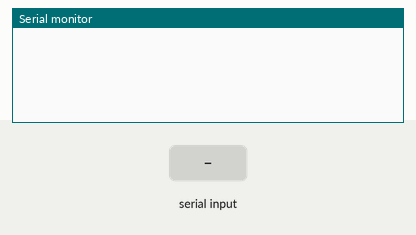
Recording of a sketch running on a simulated Arduino Leonardo, built with avr-gcc and run on an emulated ATmega32U4. Shown: the last lines printed to the serial monitor. Inputs (shaded band) come from the test bench. USB keyboard and mouse output is not drawn.

Above: at 1.2 s.
1.3 s: "1" received over the second serial link
At 2.5 s:
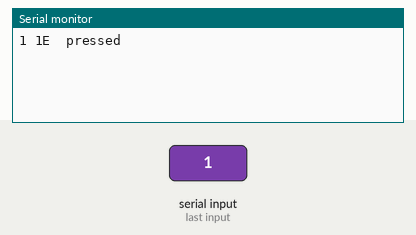
2.8 s: "0" received over the second serial link
At 3.8 s:
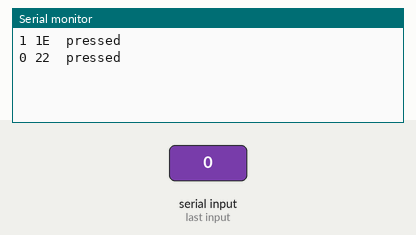
4.3 s: "2" received over the second serial link
At 4.9 s:
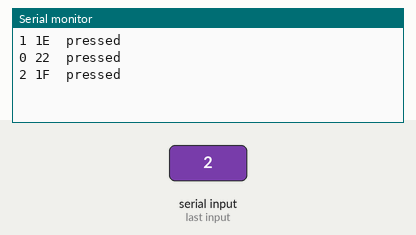

Measured:
- after the input at 1.3 s, the serial monitor: prints a new line at once (image 1)
- after the input at 2.8 s, the serial monitor: prints a new line at once (image 2)
- after the input at 4.3 s, the serial monitor: prints a new line at once (image 3)

The sketch:

UnoArcade_Keyboard_16u2.ino
```cpp
/*
 *  UnoArcade_Keyboard_16u2
 *  UNO 16u2 HoodLoader2 HID Arcade Keyboard
 *  by D. Scott Williamson
 *  March 2020
 *  (c) 2020 D. Scott Williamson, All rights reserved.
 *
 *  Receives and decodes custom keycodes from ATMega328 via Serial1, sends USB HID keyboard events
 *
 *  Instructions:
 *
 *  Requires Arduino UNO flashed with HoodLoader2 firmware
 *  https://github.com/NicoHood/HoodLoader2
 *
 *  Setup Instructions:
 *    - HoodLoader2 Hardware Installation instructions: https://github.com/NicoHood/HoodLoader2/wiki/Hardware-Installation
 *        I followed this option: https://github.com/NicoHood/HoodLoader2/wiki/Installation-sketch-%28standalone-Arduino-Uno-Mega%29
 *    - Install Serial drivers and Board Definitions: https://github.com/NicoHood/HoodLoader2/wiki/Software-Installation
 *    - Install HID project https://github.com/NicoHood/HID/wiki/Installation
 *
 *  Instructions for this sketch:
 *    - Select Board: HoodLoader2 16u2
 *    - Compile and upload this sketch (either follow 16u2 double reset instructions or just upload twice)
 *    - You will also need to program the UNO with UnoArcade_Keyboard_Uno sketch
 *    - See keys array below for keycodes for each button.
 *      To customize keycodes use the table in ImprovedKeylayoutsUS.h
 *      https://github.com/NicoHood/HID/blob/master/src/KeyboardLayouts/ImprovedKeylayoutsUS.h
 */

#include "HID-Project.h"

// Uncomment to use key mappings for Happy Fun Box
//#define HAPPY_FUN_BOX

#ifdef HAPPY_FUN_BOX
const char unsigned keys[16] = {
  KEY_5,KEY_1,KEY_2,KEY_F3, KEY_P, KEY_ESC,
  KEY_UP_ARROW,KEY_DOWN_ARROW,KEY_LEFT_ARROW,KEY_RIGHT_ARROW,
  KEY_ENTER, KEY_QUOTE, KEY_PAGE_UP, KEY_SEMICOLON, KEY_Z, KEY_PAGE_DOWN
};
#else
// Default MAME key mappings
// http://members.optusnet.com.au/spacetaxi64/MAME-Arcade/MAME-Keys.html
const char unsigned keys[16] = {
  KEY_5,            // Pin d7 Quarter
  KEY_1,            // Pin d6 1Player Start
  KEY_2,            // Pin d5 2Player Start
  KEY_F3,           // Pin d4 Reset
  KEY_P,            // Pin d3 Pause
  KEY_ESC,          // Pin d2 Escape
  KEY_UP_ARROW,     // Pin b0 Joy_up
  KEY_DOWN_ARROW,   // Pin b1 Joy_down
  KEY_LEFT_ARROW,   // Pin b2 Joy_left
  KEY_RIGHT_ARROW,  // Pin b3 Joy_right
  KEY_LEFT_CTRL,    // Pin c0 Button1
  KEY_LEFT_ALT,     // Pin c1 Button2
  KEY_SPACE,        // Pin c2 Button3
  KEY_LEFT_SHIFT,   // Pin c3 Button4
  KEY_Z,            // Pin c4 Button5
  KEY_X             // Pin c5 Button6
};
#endif

// Arduino inter-processor key codes
enum keyindex
{
  Quarter,    // Pin d7 Quarter
  Start1P,    // Pin d6 1Player Start
  Start2P,    // Pin d5 2Player Start
  Reset,      // Pin d4 Reset
  Pause,      // Pin d3 Pause
  Escape,     // Pin d2 Escape
  Joy_up,     // Pin b0 Joy_up
  Joy_down,   // Pin b1 Joy_down
  Joy_left,   // Pin b2 Joy_left
  Joy_right,  // Pin b3 Joy_right
  Button1,    // Pin c0 Button1
  Button2,    // Pin c1 Button2
  Button3,    // Pin c2 Button3
  Button4,    // Pin c3 Button4
  Button5,    // Pin c4 Button5
  Button6,    // Pin c5 Button6
};

void setup() {
  // Start the Serial1 which is connected with the IO MCU.
  // Make sure both baud rates are the same
  // you can go up to 2000000 for very fast data transmission.
  Serial1.begin(115200);

  // Sends a clean report to the host. This is important on any Arduino type.
  Keyboard.begin();
  //BootKeyboard.begin();

  // Start the USB Serial for debugging
  Serial.begin(115200);
}

void loop() {
  // receive data from ATmega328 via Serial1
  int r = Serial1.read();

  // Check if any Serial data from the IO MCU was received
  if (r>=0)
  {
    // extract byte transfered
    unsigned char c= (unsigned char) r;

    // isolate keycode
    unsigned char keyindex =  c & 0x0f;
    // isolate release
    unsigned char rel  =  c & 0x80;

    uint8_t key = keys[keyindex];

    Serial.print(keyindex, HEX);   // serial output for debugging
    Serial.print(" ");             // serial output for debugging
    Serial.print(key,HEX);         // serial output for debugging
    Serial.print(" ");             // serial output for debugging

    // press or release key
    if (rel)
    {
      // button was just released
      Keyboard.release((KeyboardKeycode) key);
      Serial.print(" released");   // serial output for debugging
    }
    else
    {
      // button was just pressed
      Keyboard.press((KeyboardKeycode) key);
      Serial.print(" pressed");    // serial output for debugging
    }

    Serial.println();              // serial output for debugging

    // Simple debounce
    //delay(300);
  }
}
```
